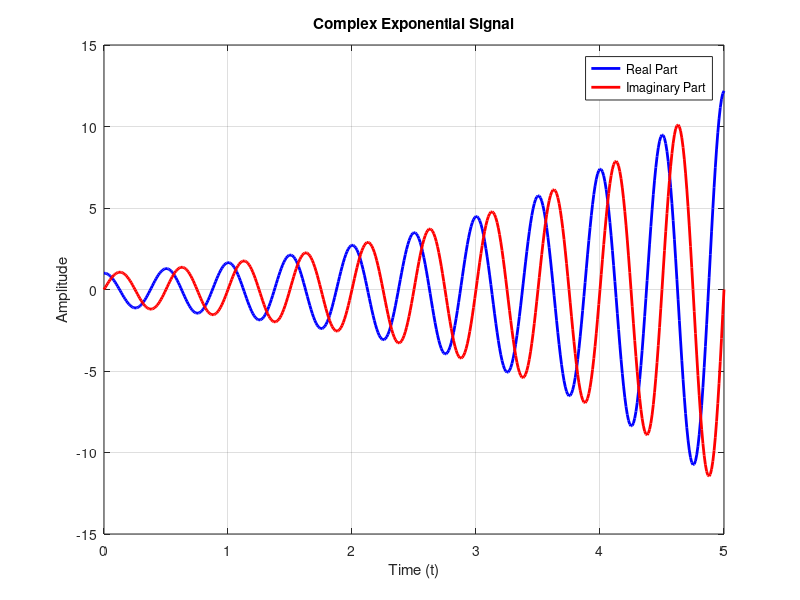

The MATLAB script that drew this image:
% Complex Exponential Signal Generation

% Clear the workspace and close all figures
clear;
close all;

% Define the parameters of the complex exponential signal
A = 1;               % Amplitude
a = 0.5;            % Exponential coefficient (a < 0 for decay, a > 0 for growth)
omega = 2 * pi * 2;  % Angular frequency (in this case, 2 cycles per unit time)
t = 0:0.01:5;        % Time vector from 0 to 5 with a step of 0.01

% Generate the complex exponential signal
x_complex = A * exp(a * t) .* exp(1i * omega * t);

% Plot the real and imaginary parts of the complex exponential signal
figure;
plot(t, real(x_complex), 'b', 'LineWidth', 2);
hold on;
plot(t, imag(x_complex), 'r', 'LineWidth', 2);
xlabel('Time (t)');
ylabel('Amplitude');
title('Complex Exponential Signal');
legend('Real Part', 'Imaginary Part');
grid on;
